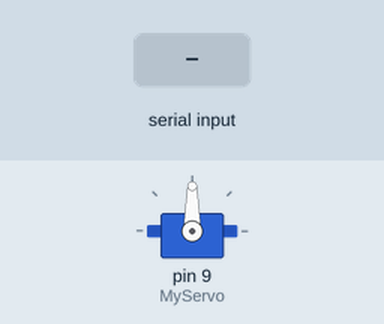
Simulated run of this sketch. Board: Arduino Uno, built with avr-gcc and run on an emulated ATmega328P. Parts: servo. Inputs (shaded band) come from the test bench.

Above: at 1.2 s.
1.3 s: "A" received over Serial
At 2.4 s:
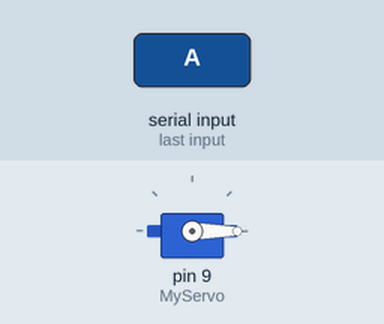
2.8 s: "C" received over Serial
At 3.5 s:
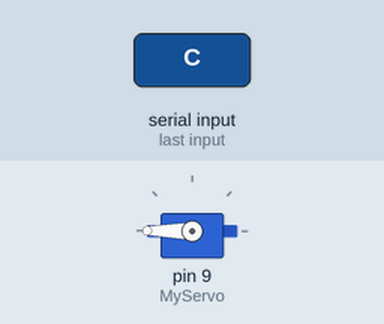
4.3 s: "B" received over Serial
At 4.7 s:
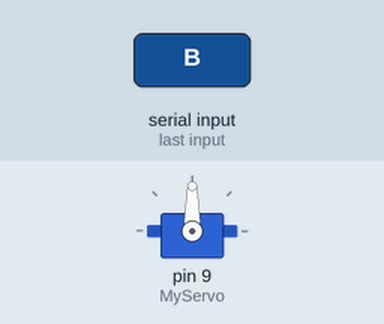
5.8 s: "D" received over Serial
At 7.0 s:
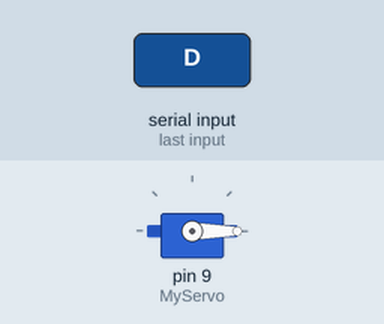
Timing chart, 0 to 8.3 s (numbered marks = the images above; inputs shaded):
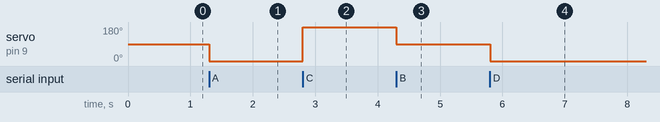

Measured:
- after the input at 1.3 s, servo on pin 9 (MyServo): 90° → 0° at once
- after the input at 2.8 s, servo on pin 9 (MyServo): 0° → 180° at once
- after the input at 4.3 s, servo on pin 9 (MyServo): 180° → 90° at once
- after the input at 5.8 s, servo on pin 9 (MyServo): 90° → 0° at once

The sketch:

Code_Arduino.ino
```cpp
#include <Servo.h>
Servo MyServo;
char data;

void setup()
{
  Serial.begin(9600);
  MyServo.attach(9);
}
void loop()
{
  if (Serial.available() > 0)
  {
    data = Serial.read();
    switch(data)
    {
      case 'A' : MyServo.write(0); break;
      case 'B' : MyServo.write(90); break;
      case 'C' : MyServo.write(180); break;
      case 'D' : MyServo.write(-90); break;
    }
  }
}
```
